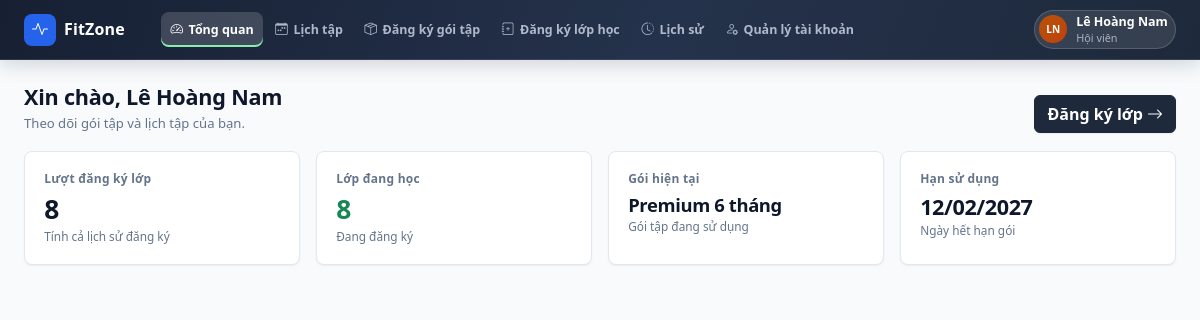
The app's page /customer/index.php (signed in) with its own data.
### tables this page shows
CREATE TABLE `hoi_vien` (
  `id` int(10) unsigned NOT NULL AUTO_INCREMENT,
  `tai_khoan_id` int(10) unsigned DEFAULT NULL,
  `ho_ten` varchar(100) NOT NULL,
  `sdt` varchar(15) NOT NULL,
  `email` varchar(100) NOT NULL,
  `gioi_tinh` varchar(10) DEFAULT NULL,
  `ngay_sinh` date DEFAULT NULL,
  `dia_chi` varchar(255) DEFAULT NULL,
  `ghi_chu` text DEFAULT NULL,
  `chieu_cao` decimal(5,1) DEFAULT NULL,
  `can_nang` decimal(5,1) DEFAULT NULL,
  `muc_tieu` varchar(100) DEFAULT NULL,
  `trang_thai` varchar(20) NOT NULL DEFAULT 'hoat_dong',
  `deleted_at` datetime DEFAULT NULL,
  `created_at` datetime NOT NULL DEFAULT current_timestamp(),
  `updated_at` datetime NOT NULL DEFAULT current_timestamp() ON UPDATE current_timestamp(),
  PRIMARY KEY (`id`),
  UNIQUE KEY `uq_hoi_vien_email` (`email`),
  KEY `fk_hoi_vien_tai_khoan` (`tai_khoan_id`),
  CONSTRAINT `fk_hoi_vien_tai_khoan` FOREIGN KEY (`tai_khoan_id`) REFERENCES `tai_khoan` (`id`) ON DELETE SET NULL
);

CREATE TABLE `tai_khoan` (
  `id` int(10) unsigned NOT NULL AUTO_INCREMENT,
  `ten_dang_nhap` varchar(50) NOT NULL,
  `mat_khau` varchar(255) NOT NULL,
  `ho_ten` varchar(100) NOT NULL,
  `vai_tro` varchar(20) NOT NULL DEFAULT 'customer',
  `trang_thai` tinyint(1) NOT NULL DEFAULT 1,
  `created_at` datetime NOT NULL DEFAULT current_timestamp(),
  PRIMARY KEY (`id`),
  UNIQUE KEY `uq_tai_khoan_ten` (`ten_dang_nhap`)
);

### common/partials/sidebar.php (called while the page is built, shortened)
<span class="brand-mark"><?= icon('activity') ?></span>

### common/functions.php (called while the page is built, shortened)
<?php
function common_root_url(): string
{
    $script = str_replace('\\', '/', (string) ($_SERVER['SCRIPT_NAME'] ?? ''));
    $directory = trim(basename(dirname($script)), '/');
    if (in_array($directory, ['admin', 'customer', 'instructor', 'common'], true)) {
        return rtrim(dirname(dirname($script)), '/');
    }
    return rtrim(dirname($script), '/');
}
function common_url(string $path = '/'): string
{
    $path = '/' . ltrim($path, '/');
    $map = [
        '/' => '/index.php',
        '/login' => '/login.php',
        '/register' => '/register.php',
        '/admin' => '/admin/index.php',
        '/customer' => '/customer/index.php',
        '/instructor' => '/instructor/index.php',
    ];
    if (isset($map[$path])) {
        $path = $map[$path];
    } elseif (
        !str_contains($path, '.')
        && !str_contains($path, '#')
        && !str_starts_with($path, '/common/')
    ) {
        $path .= '.php';
    }
    return common_root_url() . $path;
}
function url(string $path = '/'): string
{
    return common_url($path);
}
function e(mixed $value): string
{
    return htmlspecialchars((string) $value, ENT_QUOTES, 'UTF-8');
}

### common/menus/customer.php (called while the page is built)
<?php
return [
    ['group' => 'Luyện tập'],
    ['label' => 'Tổng quan', 'icon' => 'speedometer2', 'href' => '/customer', 'key' => 'dashboard'],
    ['label' => 'Lịch tập', 'icon' => 'calendar-week', 'href' => '/customer/schedule', 'key' => 'schedule'],
    ['label' => 'Đăng ký gói tập', 'icon' => 'box-seam', 'href' => '/customer/package-registration', 'key' => 'package-registration'],
    ['label' => 'Đăng ký lớp học', 'icon' => 'journal-plus', 'href' => '/customer/class-registration', 'key' => 'class-registration'],
    ['label' => 'Lịch sử', 'icon' => 'clock-history', 'href' => '/customer/history', 'key' => 'history'],
    ['group' => 'Tài khoản'],
    ['label' => 'Quản lý tài khoản', 'icon' => 'person-gear', 'href' => '/customer/account', 'key' => 'account'],
];

### common/data/user.php (called while the page is built, shortened)
<?php
if (!function_exists('app_user')) {
    function app_user(string $role): array
    {
        $labels = [
            'admin' => 'Quản trị viên',
            'instructor' => 'Giáo viên',
            'customer' => 'Hội viên',
        ];
        $name = '';
        $email = '';
        $account = common_user();
        if ($account) {
            $name = (string) $account['ho_ten'];
            $id = (int) $account['id'];
            $conn = view_db();
            if ($role === 'instructor') {
                $stmt = $conn->prepare('SELECT email FROM giao_vien WHERE tai_khoan_id = ? LIMIT 1');
            } elseif ($role === 'customer') {
                $stmt = $conn->prepare('SELECT email FROM hoi_vien WHERE tai_khoan_id = ? LIMIT 1');
            } else {
                $stmt = null;
            }
            if ($stmt) {
                $stmt->bind_param('i', $id);
                $stmt->execute();
                $profile = $stmt->get_result()->fetch_assoc();
                $email = (string) ($profile['email'] ?? '');
            }
        }
        return [
            'name'  => $name,
            'sub'   => $labels[$role] ?? 'Thành viên',
            'email' => $email,
        ];
    }
}

### common/bootstrap.php (called while the page is built, shortened)
<?php
require_once __DIR__ . '/functions.php';
require_once __DIR__ . '/components/ui.php';
function common_db(): mysqli
{
    static $db = null;
    if ($db === null) {
        $db = require __DIR__ . '/mysql/connect_mysql.php';
    }
    return $db;
}
function common_user(): ?array
{
    $id = (int) ($_SESSION['tai_khoan_id'] ?? 0);
    $stmt = common_db()->prepare(
        'SELECT id, ten_dang_nhap, ho_ten, vai_tro, trang_thai FROM tai_khoan WHERE id = ? LIMIT 1'
    );
    $stmt->bind_param('i', $id);
    $stmt->execute();
    $user = $stmt->get_result()->fetch_assoc() ?: null;
    return $user;
}

### common/data/customer.php (called while the page is built, shortened)
<?php
function view_member_id(): int
{
    $conn = view_db();
    $accountId = view_current_account_id();
    if ($accountId > 0) {
        $stmt = $conn->prepare(
            'SELECT id FROM hoi_vien
              WHERE tai_khoan_id = ? AND trang_thai = "hoat_dong" AND deleted_at IS NULL
              LIMIT 1'
        );
        $stmt->bind_param('i', $accountId);
        $stmt->execute();
        $row = $stmt->get_result()->fetch_assoc();
        if ($row) {
            return (int) $row['id'];
        }
    }
    return 0;
}
function data_current_member(): array
{
    $conn = view_db();
    $id = view_member_id();
    $stmt = $conn->prepare(
        'SELECT id, ho_ten, sdt, email, gioi_tinh, ngay_sinh, chieu_cao, can_nang, muc_tieu,
                DATE_FORMAT(created_at, "%d/%m/%Y") AS joined, trang_thai
           FROM hoi_vien WHERE id = ? LIMIT 1'
    );
    $stmt->bind_param('i', $id);
    $stmt->execute();
    $row = $stmt->get_result()->fetch_assoc();
    $package = $conn->prepare(
        'SELECT gt.ten_goi, gt.cap_do, DATE_FORMAT(d.ngay_ket_thuc, "%d/%m/%Y") AS het_han
           FROM dang_ky_goi d JOIN goi_tap gt ON gt.id = d.goi_tap_id AND gt.deleted_at IS NULL
          WHERE d.hoi_vien_id = ? AND d.trang_thai = "da_thanh_toan"
            AND d.ngay_bat_dau <= CURDATE() AND d.ngay_ket_thuc >= CURDATE()
          ORDER BY CASE gt.cap_do WHEN "premium" THEN 3 WHEN "standard" THEN 2 ELSE 1 END DESC,
                   d.ngay_ket_thuc DESC LIMIT 1'
    );
    $package->bind_param('i', $id);
    $package->execute();
    $pkg = $package->get_result()->fetch_assoc();
    $row['package'] = $pkg['ten_goi'] ?? '—';
    $row['package_level'] = $pkg['cap_do'] ?? 'basic';
    $row['package_expiry'] = $pkg['het_han'] ?? '—';
    return $row;
}
function data_customer_class_history(): array
{
    $conn = view_db();
    $id = view_member_id();
    $stmt = $conn->prepare(
        'SELECT d.id AS id, lh.ten_lop AS class, gv.ho_ten AS teacher,
                CONCAT("Thứ ", lh.thu_trong_tuan, " · ", TIME_FORMAT(lh.gio_bat_dau, "%H:%i"), " – ", TIME_FORMAT(lh.gio_ket_thuc, "%H:%i")) AS schedule,
                DATE_FORMAT(d.ngay_dang_ky, "%d/%m/%Y") AS registered, d.trang_thai AS status
           FROM dang_ky_lop d
           JOIN lop_hoc lh ON lh.id = d.lop_hoc_id
           JOIN giao_vien gv ON gv.id = lh.giao_vien_id
          WHERE d.hoi_vien_id = ?
          ORDER BY d.ngay_dang_ky DESC'
    );
    $stmt->bind_param('i', $id);
    $stmt->execute();
    $rows = $stmt->get_result()->fetch_all(MYSQLI_ASSOC);
    return $rows;
}

### common/data/common.php (called while the page is built, shortened)
<?php
function view_current_account_id(): int
{
    return (int) ($_SESSION['tai_khoan_id'] ?? 0);
}

### customer/index.php (the view, shortened to what this page needs)
<?php
require __DIR__ . '/../common/bootstrap.php';
$menu = require __DIR__ . '/../common/menus/customer.php';
$appRole = 'customer';
$activeMenu = 'dashboard';
$member = data_current_member();
$classes = data_customer_classes();
$classHistory = data_customer_class_history();
$partials = __DIR__ . '/../common/partials';
require $partials . '/head.php';
?>
<div class="app-shell">
    <?php require $partials . '/sidebar.php'; ?>
    <div class="app-main">
        <?php require $partials . '/topbar.php'; ?>
        <main class="app-content" id="main-content">
            <div class="page-head">
                <div>
                    <h1>Xin chào, <?= e($member['ho_ten'] ?? 'Hội viên') ?></h1>
                    <p>Theo dõi gói tập và lịch tập của bạn.</p>
                </div>
                <div class="page-head-actions">
                    <a class="btn btn-primary" href="<?= e(url('/customer/class-registration')) ?>">Đăng ký lớp <?= icon('arrow-right') ?></a>
                </div>
            </div>
            <div class="row g-3 mb-3">
                <div class="col-sm-6 col-xl-3">
                    <div class="stat-card">
                        <div class="stat-label">Lượt đăng ký lớp</div>
                        <div class="stat-value"><?= count($classHistory) ?></div>
                        <div class="stat-foot">Tính cả lịch sử đăng ký</div>
                    </div>
                </div>
                <div class="col-sm-6 col-xl-3">
                    <div class="stat-card">
                        <div class="stat-label">Lớp đang học</div>
                        <div class="stat-value text-success"><?= count($classes) ?></div>
                        <div class="stat-foot">Đang đăng ký</div>
                    </div>
                </div>
                <div class="col-sm-6 col-xl-3">
                    <div class="stat-card">
                        <div class="stat-label">Gói hiện tại</div>
                        <div class="stat-value" style="font-size:1.15rem;"><?= e($member['package'] ?? 'Chưa có gói') ?></div>
                        <div class="stat-foot">Gói tập đang sử dụng</div>
                    </div>
                </div>
                <div class="col-sm-6 col-xl-3">
                    <div class="stat-card">
                        <div class="stat-label">Hạn sử dụng</div>
                        <div class="stat-value" style="font-size:1.35rem;"><?= e($member['package_expiry'] ?? '—') ?></div>
                        <div class="stat-foot">Ngày hết hạn gói</div>
                    </div>
                </div>
            </div>
        </main>
    </div>
</div>
<?php require $partials . '/foot.php'; ?>

### common/partials/topbar.php (shortened to what this page needs)
<?php
require_once __DIR__ . '/../data/user.php';
$user = app_user($appRole);
$accountHref = '/' . $appRole . '/account';
?>
<header class="app-topbar">
    <a class="app-topbar-brand" href="<?= e(url('/' . $appRole)) ?>">
        <span class="brand-mark"><?= icon('activity') ?></span>
        <span>FitZone</span>
    </a>
    <nav class="app-topbar-nav" aria-label="Điều hướng chính">
        <?php foreach ($menu as $item): ?>
            <?php if (isset($item['group'])) continue; ?>
            <a class="app-topbar-link<?= $activeMenu === $item['key'] ? ' active' : '' ?>"
               href="<?= e(url($item['href'])) ?>"
               <?= $activeMenu === $item['key'] ? 'aria-current="page"' : '' ?>>
                <?= icon($item['icon']) ?>
                <span><?= e($item['label']) ?></span>
            </a>
        <?php endforeach; ?>
    </nav>
    <a class="app-user text-decoration-none" href="<?= e(url($accountHref)) ?>" aria-label="Mở trang quản lý tài khoản">
        <?= avatar($user['name'], 'avatar-sm') ?>
        <span class="app-user-meta">
            <strong><?= e($user['name']) ?></strong>
            <span><?= e($user['sub']) ?></span>
        </span>
    </a>
</header>

### common/components/ui.php (shortened to what this page needs)
<?php
if (!function_exists('icon')) {
    function icon(string $name, string $class = ''): string
    {
        $name = preg_replace('/[^a-z0-9-]/i', '', $name) ?: 'circle';
        return '<i class="bi bi-' . e($name) . ($class !== '' ? ' ' . e($class) : '') . '" aria-hidden="true"></i>';
    }
}
if (!function_exists('initials')) {
    function initials(string $name): string
    {
        $parts = preg_split('/\s+/u', trim($name)) ?: [];
        $parts = array_values(array_filter($parts, static fn ($p) => $p !== ''));
        $last = $parts[count($parts) - 1];
        $first = $parts[0];
        $initials = mb_substr($first, 0, 1, 'UTF-8');
        if (count($parts) > 1) {
            $initials .= mb_substr($last, 0, 1, 'UTF-8');
        }
        return mb_strtoupper($initials, 'UTF-8');
    }
}
if (!function_exists('avatar')) {
    function avatar(string $name, string $size = '', string $extra = ''): string
    {
        $palette = ['alt-1', 'alt-2', 'alt-3', 'alt-4', 'alt-5'];
        $alt = $palette[abs(crc32($name)) % count($palette)];
        $classes = trim('avatar ' . $alt . ($size !== '' ? ' ' . $size : '') . ($extra !== '' ? ' ' . $extra : ''));
        return '<span class="' . e($classes) . '" title="' . e($name) . '">' . e(initials($name)) . '</span>';
    }
}

### common/assets/css/tokens.css (style rules this page uses)
:root { --brand-900: #1E293B; --brand-800: #273449; --brand-700: #334155; --brand-600: #64748B; --brand-50: #F1F5F9; --surface: #FFFFFF; --surface-soft: #F8FAFC; --text: #0F172A; --muted: #64748B; --border: #CBD5E1; --border-soft: #E2E8F0; --success: #15803D; --success-soft: #E7F8ED; --warning: #B45309; --warning-soft: #FEF3E2; --danger: #B91C1C; --danger-soft: #FDECEC; --info: #2563EB; --info-soft: #EFF6FF; --radius-card: 8px; --radius-control: 6px; --radius-pill: 999px; --shadow-sm: 0 1px 2px rgba(15, 23, 42, .06); --shadow: 0 4px 6px rgba(15, 23, 42, .08); --shadow-lg: 0 10px 15px rgba(15, 23, 42, .12); --sidebar-w: 248px; --topbar-h: 60px; --content-max: 1440px; --font-sans: "Segoe UI", Roboto, "Helvetica Neue", Arial, sans-serif; --sidebar-gradient: #1E293B; --bs-primary: #1E293B; --bs-primary-rgb: 30, 41, 59; --bs-body-bg: #F8FAFC; --bs-body-color: #0F172A; --bs-border-color: #CBD5E1; --bs-body-font-family: var(--font-sans); --bs-border-radius: 8px; --bs-link-color: #2563EB; --bs-link-hover-color: #1D4ED8; }

### records on screen
hoi_vien: ho_ten "LN", ho_ten "Lê Hoàng Nam"
tai_khoan: ho_ten "Lê Hoàng Nam", ho_ten.email "Hội viên"

### other values on screen
$item['label'] "Tổng quan"
$item['label'] "Lịch tập"
$item['label'] "Đăng ký gói tập"
$item['label'] "Đăng ký lớp học"
$item['label'] "Lịch sử"
$item['label'] "Quản lý tài khoản"
count($classHistory) "8"
count($classes) "8"
$member['package'] "Premium 6 tháng"
$member['package_expiry'] "12/02/2027"
